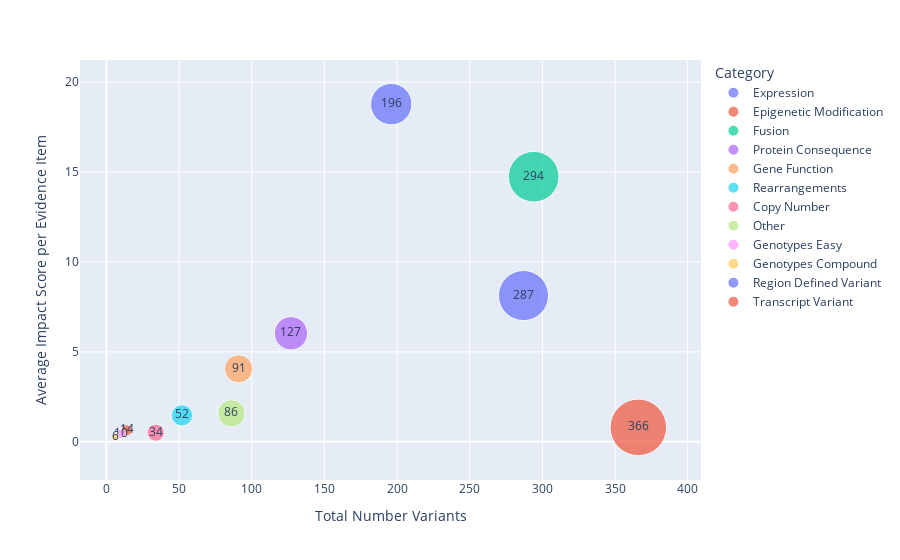

The notebook cell this image was saved under:
### Code cell
fig3= px.scatter(data_frame= not_supported_variant_impact_df,
                x= 'Total Number Variants',
                y= 'Average Impact Score per Evidence Item',
                size= 'Total Number Variants',
                size_max= 40,
                text= 'Total Number Variants',
                # color_discrete_sequence= Bold,
                color= 'Category',
                hover_data= ['% Accepted Evidence Items', 'Average Impact Score per Variant'])
fig3.show()

### Figure 1 — Plotly figure (JSON) as saved in the notebook; plotly's stock layout.template omitted (floating-point values rounded to 4 significant figures)
{"data": [{"customdata": [["57.38%", 9.885]], "hovertemplate": "Category=Expression<br>Total Number Variants=%{text}<br>Average Impact Score per Evidence Item=%{y}<br>% Accepted Evidence Items=%{customdata[0]}<br>Average Impact Score per Variant=%{customdata[1]}<extra></extra>", "legendgroup": "Expression", "marker": {"color": "#636efa", "size": [287], "sizemode": "area", "sizeref": 0.2288, "symbol": "circle"}, "mode": "markers+text", "name": "Expression", "orientation": "v", "showlegend": true, "text": [287], "type": "scatter", "x": [287], "xaxis": "x", "y": [8.13], "yaxis": "y"}, {"customdata": [["95.65%", 0.7801]], "hovertemplate": "Category=Epigenetic Modification<br>Total Number Variants=%{text}<br>Average Impact Score per Evidence Item=%{y}<br>% Accepted Evidence Items=%{customdata[0]}<br>Average Impact Score per Variant=%{customdata[1]}<extra></extra>", "legendgroup": "Epigenetic Modification", "marker": {"color": "#EF553B", "size": [14], "sizemode": "area", "sizeref": 0.2288, "symbol": "circle"}, "mode": "markers+text", "name": "Epigenetic Modification", "orientation": "v", "showlegend": true, "text": [14], "type": "scatter", "x": [14], "xaxis": "x", "y": [0.6416], "yaxis": "y"}, {"customdata": [["61.48%", 17.92]], "hovertemplate": "Category=Fusion<br>Total Number Variants=%{text}<br>Average Impact Score per Evidence Item=%{y}<br>% Accepted Evidence Items=%{customdata[0]}<br>Average Impact Score per Variant=%{customdata[1]}<extra></extra>", "legendgroup": "Fusion", "marker": {"color": "#00cc96", "size": [294], "sizemode": "area", "sizeref": 0.2288, "symbol": "circle"}, "mode": "markers+text", "name": "Fusion", "orientation": "v", "showlegend": true, "text": [294], "type": "scatter", "x": [294], "xaxis": "x", "y": [14.74], "yaxis": "y"}, {"customdata": [["65.19%", 7.333]], "hovertemplate": "Category=Protein Consequence<br>Total Number Variants=%{text}<br>Average Impact Score per Evidence Item=%{y}<br>% Accepted Evidence Items=%{customdata[0]}<br>Average Impact Score per Variant=%{customdata[1]}<extra></extra>", "legendgroup": "Protein Consequence", "marker": {"color": "#ab63fa", "size": [127], "sizemode": "area", "sizeref": 0.2288, "symbol": "circle"}, "mode": "markers+text", "name": "Protein Consequence", "orientation": "v", "showlegend": true, "text": [127], "type": "scatter", "x": [127], "xaxis": "x", "y": [6.031], "yaxis": "y"}, {"customdata": [["45.16%", 4.933]], "hovertemplate": "Category=Gene Function<br>Total Number Variants=%{text}<br>Average Impact Score per Evidence Item=%{y}<br>% Accepted Evidence Items=%{customdata[0]}<br>Average Impact Score per Variant=%{customdata[1]}<extra></extra>", "legendgroup": "Gene Function", "marker": {"color": "#FFA15A", "size": [91], "sizemode": "area", "sizeref": 0.2288, "symbol": "circle"}, "mode": "markers+text", "name": "Gene Function", "orientation": "v", "showlegend": true, "text": [91], "type": "scatter", "x": [91], "xaxis": "x", "y": [4.057], "yaxis": "y"}, {"customdata": [["39.85%", 1.784]], "hovertemplate": "Category=Rearrangements<br>Total Number Variants=%{text}<br>Average Impact Score per Evidence Item=%{y}<br>% Accepted Evidence Items=%{customdata[0]}<br>Average Impact Score per Variant=%{customdata[1]}<extra></extra>", "legendgroup": "Rearrangements", "marker": {"color": "#19d3f3", "size": [52], "sizemode": "area", "sizeref": 0.2288, "symbol": "circle"}, "mode": "markers+text", "name": "Rearrangements", "orientation": "v", "showlegend": true, "text": [52], "type": "scatter", "x": [52], "xaxis": "x", "y": [1.467], "yaxis": "y"}, {"customdata": [["44.26%", 0.6148]], "hovertemplate": "Category=Copy Number<br>Total Number Variants=%{text}<br>Average Impact Score per Evidence Item=%{y}<br>% Accepted Evidence Items=%{customdata[0]}<br>Average Impact Score per Variant=%{customdata[1]}<extra></extra>", "legendgroup": "Copy Number", "marker": {"color": "#FF6692", "size": [34], "sizemode": "area", "sizeref": 0.2288, "symbol": "circle"}, "mode": "markers+text", "name": "Copy Number", "orientation": "v", "showlegend": true, "text": [34], "type": "scatter", "x": [34], "xaxis": "x", "y": [0.5056], "yaxis": "y"}, {"customdata": [["39.74%", 1.922]], "hovertemplate": "Category=Other<br>Total Number Variants=%{text}<br>Average Impact Score per Evidence Item=%{y}<br>% Accepted Evidence Items=%{customdata[0]}<br>Average Impact Score per Variant=%{customdata[1]}<extra></extra>", "legendgroup": "Other", "marker": {"color": "#B6E880", "size": [86], "sizemode": "area", "sizeref": 0.2288, "symbol": "circle"}, "mode": "markers+text", "name": "Other", "orientation": "v", "showlegend": true, "text": [86], "type": "scatter", "x": [86], "xaxis": "x", "y": [1.581], "yaxis": "y"}, {"customdata": [["65.00%", 0.5328]], "hovertemplate": "Category=Genotypes Easy<br>Total Number Variants=%{text}<br>Average Impact Score per Evidence Item=%{y}<br>% Accepted Evidence Items=%{customdata[0]}<br>Average Impact Score per Variant=%{customdata[1]}<extra></extra>", "legendgroup": "Genotypes Easy", "marker": {"color": "#FF97FF", "size": [10], "sizemode": "area", "sizeref": 0.2288, "symbol": "circle"}, "mode": "markers+text", "name": "Genotypes Easy", "orientation": "v", "showlegend": true, "text": [10], "type": "scatter", "x": [10], "xaxis": "x", "y": [0.4382], "yaxis": "y"}, {"customdata": [["57.14%", 0.321]], "hovertemplate": "Category=Genotypes Compound<br>Total Number Variants=%{text}<br>Average Impact Score per Evidence Item=%{y}<br>% Accepted Evidence Items=%{customdata[0]}<br>Average Impact Score per Variant=%{customdata[1]}<extra></extra>", "legendgroup": "Genotypes Compound", "marker": {"color": "#FECB52", "size": [6], "sizemode": "area", "sizeref": 0.2288, "symbol": "circle"}, "mode": "markers+text", "name": "Genotypes Compound", "orientation": "v", "showlegend": true, "text": [6], "type": "scatter", "x": [6], "xaxis": "x", "y": [0.264], "yaxis": "y"}, {"customdata": [["58.55%", 22.82]], "hovertemplate": "Category=Region Defined Variant<br>Total Number Variants=%{text}<br>Average Impact Score per Evidence Item=%{y}<br>% Accepted Evidence Items=%{customdata[0]}<br>Average Impact Score per Variant=%{customdata[1]}<extra></extra>", "legendgroup": "Region Defined Variant", "marker": {"color": "#636efa", "size": [196], "sizemode": "area", "sizeref": 0.2288, "symbol": "circle"}, "mode": "markers+text", "name": "Region Defined Variant", "orientation": "v", "showlegend": true, "text": [196], "type": "scatter", "x": [196], "xaxis": "x", "y": [18.77], "yaxis": "y"}, {"customdata": [["12.13%", 0.974]], "hovertemplate": "Category=Transcript Variant<br>Total Number Variants=%{text}<br>Average Impact Score per Evidence Item=%{y}<br>% Accepted Evidence Items=%{customdata[0]}<br>Average Impact Score per Variant=%{customdata[1]}<extra></extra>", "legendgroup": "Transcript Variant", "marker": {"color": "#EF553B", "size": [366], "sizemode": "area", "sizeref": 0.2288, "symbol": "circle"}, "mode": "markers+text", "name": "Transcript Variant", "orientation": "v", "showlegend": true, "text": [366], "type": "scatter", "x": [366], "xaxis": "x", "y": [0.8011], "yaxis": "y"}], "layout": {"legend": {"itemsizing": "constant", "title": {"text": "Category"}, "tracegroupgap": 0}, "margin": {"t": 60}, "xaxis": {"anchor": "y", "domain": [0, 1], "title": {"text": "Total Number Variants"}}, "yaxis": {"anchor": "x", "domain": [0, 1], "title": {"text": "Average Impact Score per Evidence Item"}}}}
